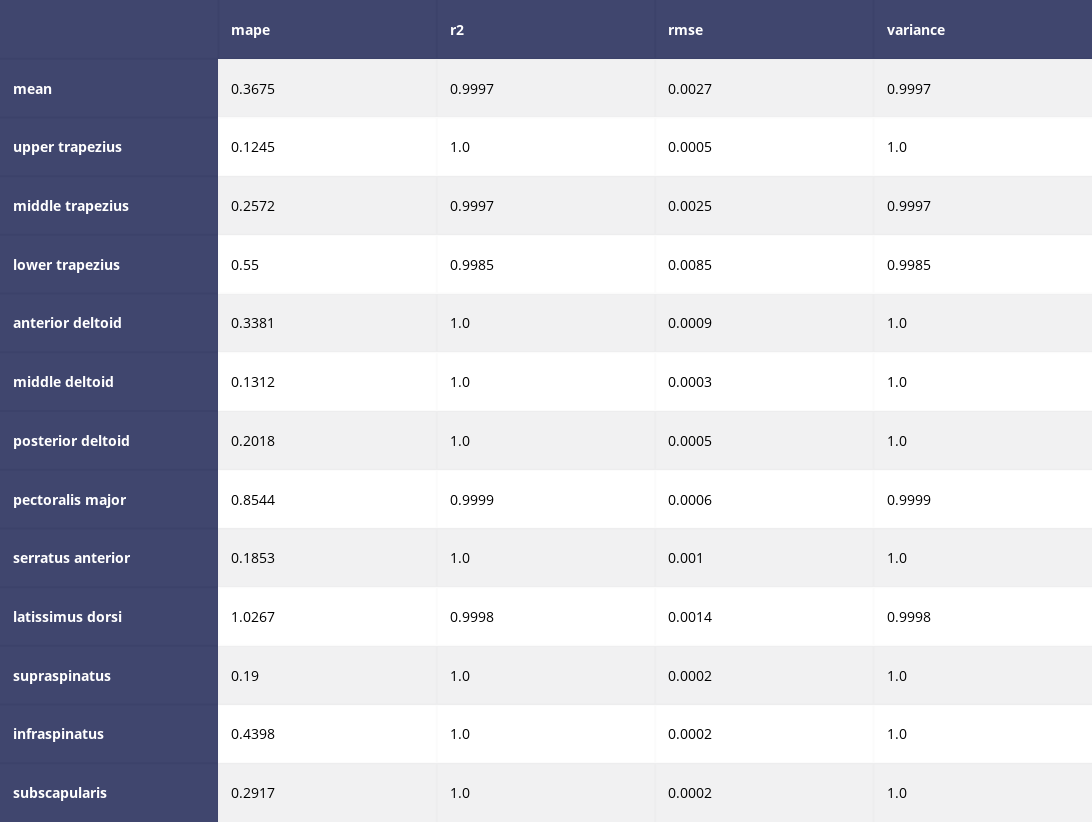

Here is the notebook cell this chart was saved with:
### Markdown cell above
# 9. Summary

### Code cell
summary_report = pd.DataFrame(report).T
summary_report.index = ['mean'] + conf['MUSCLES']

table_report = mvc.plot.regression_report(np.round(summary_report, decimals=4))
py.iplot(table_report, filename='mvc/table_report')

### Figure 1 — Plotly figure (JSON) as saved in the notebook; plotly's stock layout.template omitted (floating-point values rounded to 4 significant figures)
{"data": [{"colorscale": [[0, "#00083e"], [0.5, "#ededee"], [1, "#ffffff"]], "hoverinfo": "none", "opacity": 0.75, "showscale": false, "type": "heatmap", "z": [[0, 0, 0, 0, 0], [0, 0.5, 0.5, 0.5, 0.5], [0, 1, 1, 1, 1], [0, 0.5, 0.5, 0.5, 0.5], [0, 1, 1, 1, 1], [0, 0.5, 0.5, 0.5, 0.5], [0, 1, 1, 1, 1], [0, 0.5, 0.5, 0.5, 0.5], [0, 1, 1, 1, 1], [0, 0.5, 0.5, 0.5, 0.5], [0, 1, 1, 1, 1], [0, 0.5, 0.5, 0.5, 0.5], [0, 1, 1, 1, 1], [0, 0.5, 0.5, 0.5, 0.5]]}], "layout": {"annotations": [{"align": "left", "font": {"color": "#ffffff"}, "showarrow": false, "text": "<b></b>", "x": -0.45, "xanchor": "left", "xref": "x1", "y": 0, "yref": "y1"}, {"align": "left", "font": {"color": "#ffffff"}, "showarrow": false, "text": "<b>mape</b>", "x": 0.55, "xanchor": "left", "xref": "x1", "y": 0, "yref": "y1"}, {"align": "left", "font": {"color": "#ffffff"}, "showarrow": false, "text": "<b>r2</b>", "x": 1.55, "xanchor": "left", "xref": "x1", "y": 0, "yref": "y1"}, {"align": "left", "font": {"color": "#ffffff"}, "showarrow": false, "text": "<b>rmse</b>", "x": 2.55, "xanchor": "left", "xref": "x1", "y": 0, "yref": "y1"}, {"align": "left", "font": {"color": "#ffffff"}, "showarrow": false, "text": "<b>variance</b>", "x": 3.55, "xanchor": "left", "xref": "x1", "y": 0, "yref": "y1"}, {"align": "left", "font": {"color": "#ffffff"}, "showarrow": false, "text": "<b>mean</b>", "x": -0.45, "xanchor": "left", "xref": "x1", "y": 1, "yref": "y1"}, {"align": "left", "font": {"color": "#000000"}, "showarrow": false, "text": "0.3675", "x": 0.55, "xanchor": "left", "xref": "x1", "y": 1, "yref": "y1"}, {"align": "left", "font": {"color": "#000000"}, "showarrow": false, "text": "0.9997", "x": 1.55, "xanchor": "left", "xref": "x1", "y": 1, "yref": "y1"}, {"align": "left", "font": {"color": "#000000"}, "showarrow": false, "text": "0.0027", "x": 2.55, "xanchor": "left", "xref": "x1", "y": 1, "yref": "y1"}, {"align": "left", "font": {"color": "#000000"}, "showarrow": false, "text": "0.9997", "x": 3.55, "xanchor": "left", "xref": "x1", "y": 1, "yref": "y1"}, {"align": "left", "font": {"color": "#ffffff"}, "showarrow": false, "text": "<b>upper trapezius</b>", "x": -0.45, "xanchor": "left", "xref": "x1", "y": 2, "yref": "y1"}, {"align": "left", "font": {"color": "#000000"}, "showarrow": false, "text": "0.1245", "x": 0.55, "xanchor": "left", "xref": "x1", "y": 2, "yref": "y1"}, {"align": "left", "font": {"color": "#000000"}, "showarrow": false, "text": "1.0", "x": 1.55, "xanchor": "left", "xref": "x1", "y": 2, "yref": "y1"}, {"align": "left", "font": {"color": "#000000"}, "showarrow": false, "text": "0.0005", "x": 2.55, "xanchor": "left", "xref": "x1", "y": 2, "yref": "y1"}, {"align": "left", "font": {"color": "#000000"}, "showarrow": false, "text": "1.0", "x": 3.55, "xanchor": "left", "xref": "x1", "y": 2, "yref": "y1"}, {"align": "left", "font": {"color": "#ffffff"}, "showarrow": false, "text": "<b>middle trapezius</b>", "x": -0.45, "xanchor": "left", "xref": "x1", "y": 3, "yref": "y1"}, {"align": "left", "font": {"color": "#000000"}, "showarrow": false, "text": "0.2572", "x": 0.55, "xanchor": "left", "xref": "x1", "y": 3, "yref": "y1"}, {"align": "left", "font": {"color": "#000000"}, "showarrow": false, "text": "0.9997", "x": 1.55, "xanchor": "left", "xref": "x1", "y": 3, "yref": "y1"}, {"align": "left", "font": {"color": "#000000"}, "showarrow": false, "text": "0.0025", "x": 2.55, "xanchor": "left", "xref": "x1", "y": 3, "yref": "y1"}, {"align": "left", "font": {"color": "#000000"}, "showarrow": false, "text": "0.9997", "x": 3.55, "xanchor": "left", "xref": "x1", "y": 3, "yref": "y1"}, {"align": "left", "font": {"color": "#ffffff"}, "showarrow": false, "text": "<b>lower trapezius</b>", "x": -0.45, "xanchor": "left", "xref": "x1", "y": 4, "yref": "y1"}, {"align": "left", "font": {"color": "#000000"}, "showarrow": false, "text": "0.55", "x": 0.55, "xanchor": "left", "xref": "x1", "y": 4, "yref": "y1"}, {"align": "left", "font": {"color": "#000000"}, "showarrow": false, "text": "0.9985", "x": 1.55, "xanchor": "left", "xref": "x1", "y": 4, "yref": "y1"}, {"align": "left", "font": {"color": "#000000"}, "showarrow": false, "text": "0.0085", "x": 2.55, "xanchor": "left", "xref": "x1", "y": 4, "yref": "y1"}, {"align": "left", "font": {"color": "#000000"}, "showarrow": false, "text": "0.9985", "x": 3.55, "xanchor": "left", "xref": "x1", "y": 4, "yref": "y1"}, {"align": "left", "font": {"color": "#ffffff"}, "showarrow": false, "text": "<b>anterior deltoid</b>", "x": -0.45, "xanchor": "left", "xref": "x1", "y": 5, "yref": "y1"}, {"align": "left", "font": {"color": "#000000"}, "showarrow": false, "text": "0.3381", "x": 0.55, "xanchor": "left", "xref": "x1", "y": 5, "yref": "y1"}, {"align": "left", "font": {"color": "#000000"}, "showarrow": false, "text": "1.0", "x": 1.55, "xanchor": "left", "xref": "x1", "y": 5, "yref": "y1"}, {"align": "left", "font": {"color": "#000000"}, "showarrow": false, "text": "0.0009", "x": 2.55, "xanchor": "left", "xref": "x1", "y": 5, "yref": "y1"}, {"align": "left", "font": {"color": "#000000"}, "showarrow": false, "text": "1.0", "x": 3.55, "xanchor": "left", "xref": "x1", "y": 5, "yref": "y1"}, {"align": "left", "font": {"color": "#ffffff"}, "showarrow": false, "text": "<b>middle deltoid</b>", "x": -0.45, "xanchor": "left", "xref": "x1", "y": 6, "yref": "y1"}, {"align": "left", "font": {"color": "#000000"}, "showarrow": false, "text": "0.1312", "x": 0.55, "xanchor": "left", "xref": "x1", "y": 6, "yref": "y1"}, {"align": "left", "font": {"color": "#000000"}, "showarrow": false, "text": "1.0", "x": 1.55, "xanchor": "left", "xref": "x1", "y": 6, "yref": "y1"}, {"align": "left", "font": {"color": "#000000"}, "showarrow": false, "text": "0.0003", "x": 2.55, "xanchor": "left", "xref": "x1", "y": 6, "yref": "y1"}, {"align": "left", "font": {"color": "#000000"}, "showarrow": false, "text": "1.0", "x": 3.55, "xanchor": "left", "xref": "x1", "y": 6, "yref": "y1"}, {"align": "left", "font": {"color": "#ffffff"}, "showarrow": false, "text": "<b>posterior deltoid</b>", "x": -0.45, "xanchor": "left", "xref": "x1", "y": 7, "yref": "y1"}, {"align": "left", "font": {"color": "#000000"}, "showarrow": false, "text": "0.2018", "x": 0.55, "xanchor": "left", "xref": "x1", "y": 7, "yref": "y1"}, {"align": "left", "font": {"color": "#000000"}, "showarrow": false, "text": "1.0", "x": 1.55, "xanchor": "left", "xref": "x1", "y": 7, "yref": "y1"}, {"align": "left", "font": {"color": "#000000"}, "showarrow": false, "text": "0.0005", "x": 2.55, "xanchor": "left", "xref": "x1", "y": 7, "yref": "y1"}, {"align": "left", "font": {"color": "#000000"}, "showarrow": false, "text": "1.0", "x": 3.55, "xanchor": "left", "xref": "x1", "y": 7, "yref": "y1"}, {"align": "left", "font": {"color": "#ffffff"}, "showarrow": false, "text": "<b>pectoralis major</b>", "x": -0.45, "xanchor": "left", "xref": "x1", "y": 8, "yref": "y1"}, {"align": "left", "font": {"color": "#000000"}, "showarrow": false, "text": "0.8544", "x": 0.55, "xanchor": "left", "xref": "x1", "y": 8, "yref": "y1"}, {"align": "left", "font": {"color": "#000000"}, "showarrow": false, "text": "0.9999", "x": 1.55, "xanchor": "left", "xref": "x1", "y": 8, "yref": "y1"}, {"align": "left", "font": {"color": "#000000"}, "showarrow": false, "text": "0.0006", "x": 2.55, "xanchor": "left", "xref": "x1", "y": 8, "yref": "y1"}, {"align": "left", "font": {"color": "#000000"}, "showarrow": false, "text": "0.9999", "x": 3.55, "xanchor": "left", "xref": "x1", "y": 8, "yref": "y1"}, {"align": "left", "font": {"color": "#ffffff"}, "showarrow": false, "text": "<b>serratus anterior</b>", "x": -0.45, "xanchor": "left", "xref": "x1", "y": 9, "yref": "y1"}, {"align": "left", "font": {"color": "#000000"}, "showarrow": false, "text": "0.1853", "x": 0.55, "xanchor": "left", "xref": "x1", "y": 9, "yref": "y1"}, {"align": "left", "font": {"color": "#000000"}, "showarrow": false, "text": "1.0", "x": 1.55, "xanchor": "left", "xref": "x1", "y": 9, "yref": "y1"}, {"align": "left", "font": {"color": "#000000"}, "showarrow": false, "text": "0.001", "x": 2.55, "xanchor": "left", "xref": "x1", "y": 9, "yref": "y1"}, {"align": "left", "font": {"color": "#000000"}, "showarrow": false, "text": "1.0", "x": 3.55, "xanchor": "left", "xref": "x1", "y": 9, "yref": "y1"}, {"align": "left", "font": {"color": "#ffffff"}, "showarrow": false, "text": "<b>latissimus dorsi</b>", "x": -0.45, "xanchor": "left", "xref": "x1", "y": 10, "yref": "y1"}, {"align": "left", "font": {"color": "#000000"}, "showarrow": false, "text": "1.0267", "x": 0.55, "xanchor": "left", "xref": "x1", "y": 10, "yref": "y1"}, {"align": "left", "font": {"color": "#000000"}, "showarrow": false, "text": "0.9998", "x": 1.55, "xanchor": "left", "xref": "x1", "y": 10, "yref": "y1"}, {"align": "left", "font": {"color": "#000000"}, "showarrow": false, "text": "0.0014", "x": 2.55, "xanchor": "left", "xref": "x1", "y": 10, "yref": "y1"}, {"align": "left", "font": {"color": "#000000"}, "showarrow": false, "text": "0.9998", "x": 3.55, "xanchor": "left", "xref": "x1", "y": 10, "yref": "y1"}, {"align": "left", "font": {"color": "#ffffff"}, "showarrow": false, "text": "<b>supraspinatus</b>", "x": -0.45, "xanchor": "left", "xref": "x1", "y": 11, "yref": "y1"}, {"align": "left", "font": {"color": "#000000"}, "showarrow": false, "text": "0.19", "x": 0.55, "xanchor": "left", "xref": "x1", "y": 11, "yref": "y1"}, {"align": "left", "font": {"color": "#000000"}, "showarrow": false, "text": "1.0", "x": 1.55, "xanchor": "left", "xref": "x1", "y": 11, "yref": "y1"}, {"align": "left", "font": {"color": "#000000"}, "showarrow": false, "text": "0.0002", "x": 2.55, "xanchor": "left", "xref": "x1", "y": 11, "yref": "y1"}, {"align": "left", "font": {"color": "#000000"}, "showarrow": false, "text": "1.0", "x": 3.55, "xanchor": "left", "xref": "x1", "y": 11, "yref": "y1"}, {"align": "left", "font": {"color": "#ffffff"}, "showarrow": false, "text": "<b>infraspinatus</b>", "x": -0.45, "xanchor": "left", "xref": "x1", "y": 12, "yref": "y1"}, {"align": "left", "font": {"color": "#000000"}, "showarrow": false, "text": "0.4398", "x": 0.55, "xanchor": "left", "xref": "x1", "y": 12, "yref": "y1"}, {"align": "left", "font": {"color": "#000000"}, "showarrow": false, "text": "1.0", "x": 1.55, "xanchor": "left", "xref": "x1", "y": 12, "yref": "y1"}, {"align": "left", "font": {"color": "#000000"}, "showarrow": false, "text": "0.0002", "x": 2.55, "xanchor": "left", "xref": "x1", "y": 12, "yref": "y1"}, {"align": "left", "font": {"color": "#000000"}, "showarrow": false, "text": "1.0", "x": 3.55, "xanchor": "left", "xref": "x1", "y": 12, "yref": "y1"}, {"align": "left", "font": {"color": "#ffffff"}, "showarrow": false, "text": "<b>subscapularis</b>", "x": -0.45, "xanchor": "left", "xref": "x1", "y": 13, "yref": "y1"}, {"align": "left", "font": {"color": "#000000"}, "showarrow": false, "text": "0.2917", "x": 0.55, "xanchor": "left", "xref": "x1", "y": 13, "yref": "y1"}, {"align": "left", "font": {"color": "#000000"}, "showarrow": false, "text": "1.0", "x": 1.55, "xanchor": "left", "xref": "x1", "y": 13, "yref": "y1"}, {"align": "left", "font": {"color": "#000000"}, "showarrow": false, "text": "0.0002", "x": 2.55, "xanchor": "left", "xref": "x1", "y": 13, "yref": "y1"}, {"align": "left", "font": {"color": "#000000"}, "showarrow": false, "text": "1.0", "x": 3.55, "xanchor": "left", "xref": "x1", "y": 13, "yref": "y1"}], "font": {"size": 14}, "height": 822, "hovermode": "closest", "margin": {"b": 0, "l": 0, "r": 0, "t": 0}, "width": 1096, "xaxis": {"dtick": 1, "gridwidth": 2, "showticklabels": false, "tick0": -0.5, "ticks": "", "zeroline": false}, "yaxis": {"autorange": "reversed", "dtick": 1, "gridwidth": 2, "showticklabels": false, "tick0": 0.5, "ticks": "", "zeroline": false}}}
